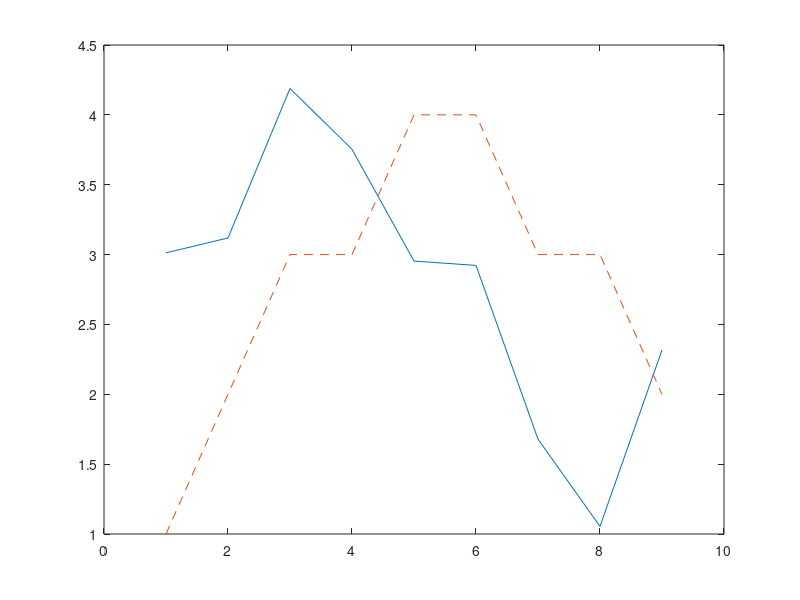
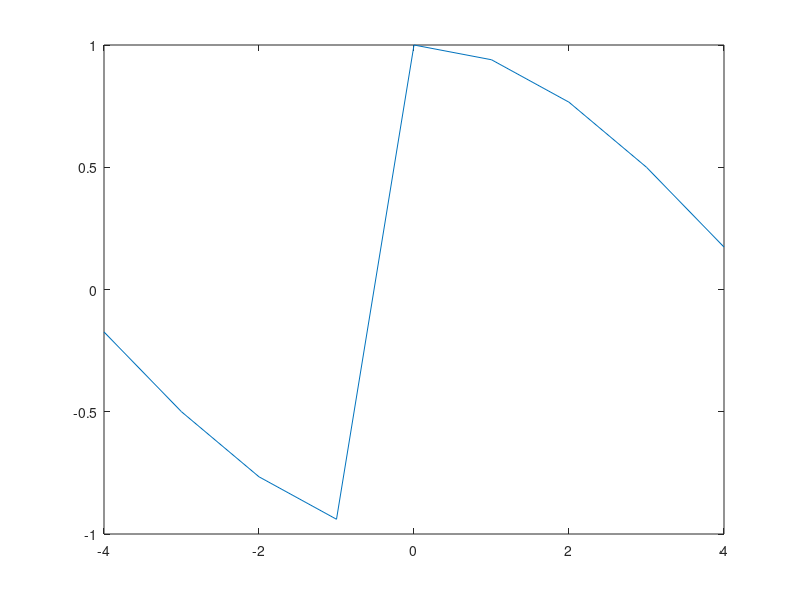
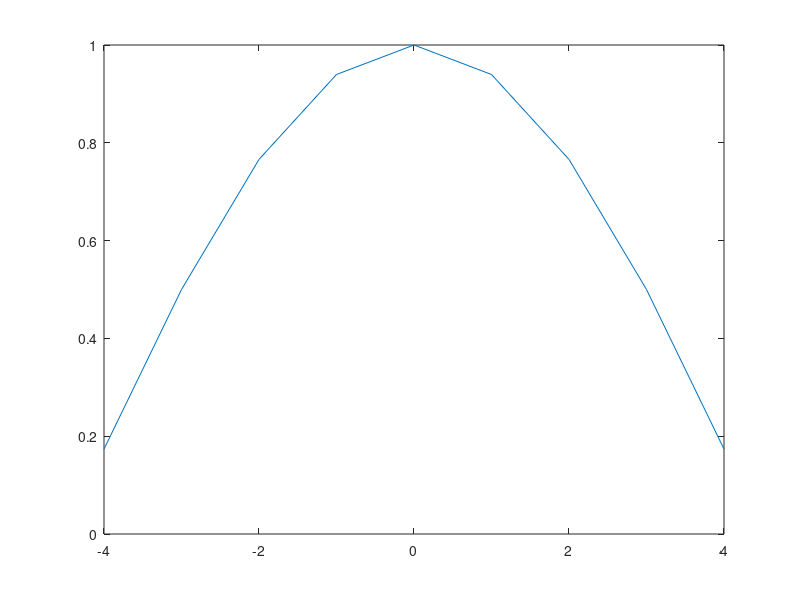

Reproduce these figures in MATLAB, in order.
close all; clear all; 

% How to phase shift a signal and get a real signal out
% ref: http://dsp.stackexchange.com/questions/10250/how-to-circularly-shift-a-signal-by-a-fraction-of-a-sample

a = [1,2,3,3,4,4,3,3,2]';
N = length(a);
% k = [0:N-1];

% If you want the shifted output of the IFFT to be real, the phase 
% twist/rotation in the frequency domain has to be conjugate 
% symmetric, as well as the data. This can be accomplished by 
% adding an appropriate offset to your complex exp()'s exponent, 
% for the given phase slope, so that the phase of the upper (or 
% negative) half, modulo 2 Pi, mirrors the lower half in the FFT 
% aperture. The complex exponential shift function can also be made 
% conjugate symmetric by indexing it from -N/2 to N/2 with a phase 
% of zero at index 0.
k = [0:4,-4:-1];
A = fft(a);
p = exp(-1j*2*pi*2.21*k/N)';
AShift = A .* p;
aHat = ifft(AShift);
plot(real(aHat)); hold on; plot(a,'--');

% lets look at our exp for both cases:
k = [0:N-1];
figure; plot([-4:4],real(fftshift(exp(-1j * 2*pi * 0.5/N * k))));

k = [0:4,-4:-1];
figure; plot([-4:4],real(fftshift(exp(-1j * 2*pi * 0.5/N * k))));

